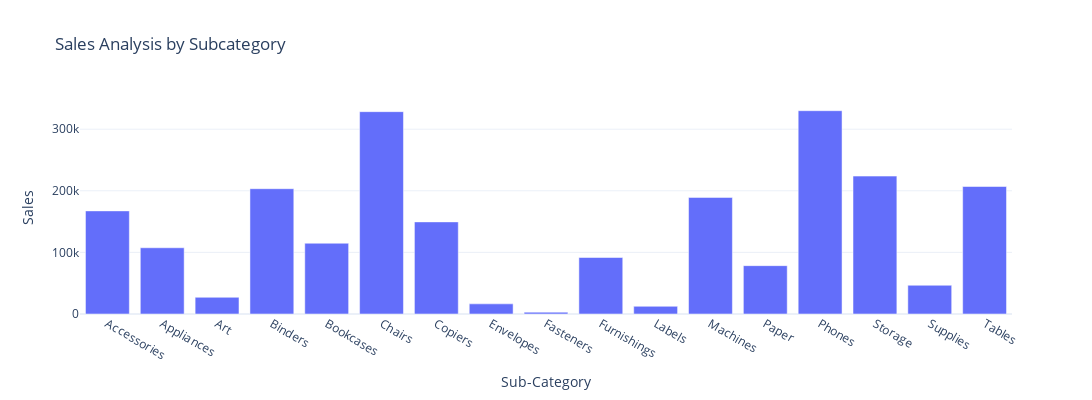

Here is the notebook cell this chart was saved with:
### Code cell
fig =px.bar( sales_by_subcategory,
              x = "Sub-Category",
              y = "Sales",
            title ="Sales Analysis by Subcategory")

fig.update_layout(width=1100,height=400)

fig.show()

### Figure 1 — Plotly figure (JSON) as saved in the notebook; plotly's stock layout.template omitted (floating-point values rounded to 4 significant figures)
{"data": [{"alignmentgroup": "True", "hovertemplate": "Sub-Category=%{x}<br>Sales=%{y}<extra></extra>", "legendgroup": "", "marker": {"color": "#636efa", "pattern": {"shape": ""}}, "name": "", "offsetgroup": "", "orientation": "v", "showlegend": false, "textposition": "auto", "type": "bar", "x": ["Accessories", "Appliances", "Art", "Binders", "Bookcases", "Chairs", "Copiers", "Envelopes", "Fasteners", "Furnishings", "Labels", "Machines", "Paper", "Phones", "Storage", "Supplies", "Tables"], "xaxis": "x", "y": [167400.0, 107500.0, 27120.0, 203400.0, 114900.0, 328400.0, 149500.0, 16480.0, 3024.0, 91710.0, 12490.0, 189200.0, 78480.0, 330000.0, 223800.0, 46670.0, 207000.0], "yaxis": "y"}], "layout": {"barmode": "relative", "height": 400, "legend": {"tracegroupgap": 0}, "title": {"text": "Sales Analysis by Subcategory"}, "width": 1100, "xaxis": {"anchor": "y", "autorange": true, "domain": [0, 1], "range": [-0.5, 16.5], "title": {"text": "Sub-Category"}, "type": "category"}, "yaxis": {"anchor": "x", "autorange": true, "domain": [0, 1], "range": [0, 347400.0], "title": {"text": "Sales"}, "type": "linear"}}}
